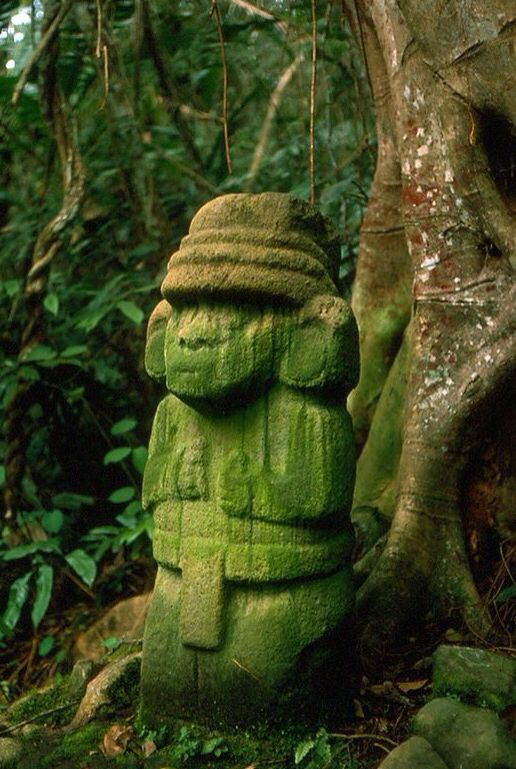
#> input picture images/1.jpg, 516 x 769 px; its folder holds only this picture in this run
$ python orbpro.py
#> lines starting #> are read from the running program, lines starting #| are printed output that depends on the picture
import numpy as np
import cv2
import cv2 as cv
import matplotlib.pyplot as plt
from skimage import io,filters
import base64
import glob
import os
import shutil
import errno
import shutil

cv_img = []
img_sele=[]

def retornaImagenes():
#variables globales


#leyendo imagenes de la base de datos
    for img in glob.glob("images/*.jpg"):
        n= cv2.imread(img)
#> n is the input picture: shape (769, 516, 3); mean B, G, R 31, 70.4, 62.1
        cv_img.append(n)


#realizando procesamiento

    #leyendo imagen recibida del front metodo post

    img1 = cv.imread('imagenRecibida.jpg')          # queryImage
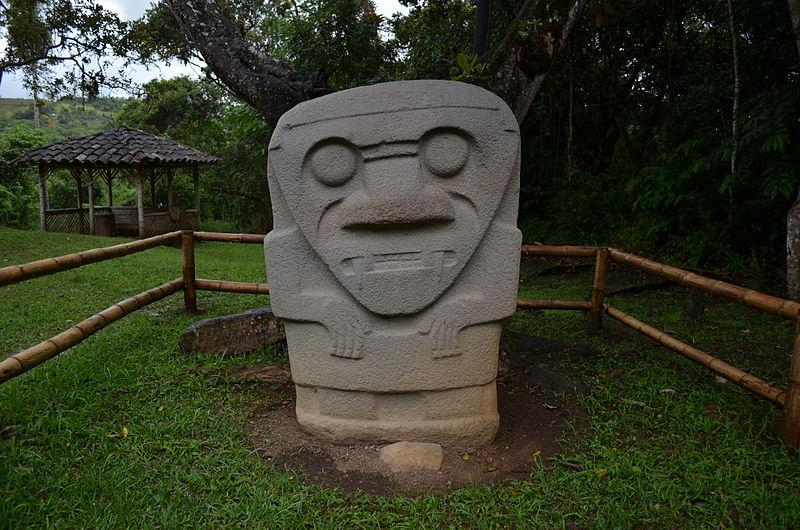
#> input picture imagenRecibida.jpg, 800 x 530 px
#> img1 is the input picture: shape (530, 800, 3); mean B, G, R 40.9, 58.8, 55

    # inicializando detector SIFT
    sift = cv.SIFT_create()

    # aplicando filtros a las imagenes para un mejor procesado
    imag18bit = cv2.normalize(img1, None, 0, 255, cv2.NORM_MINMAX).astype('uint8')
    img1=cv2.cvtColor(imag18bit,cv2.COLOR_BGR2GRAY)
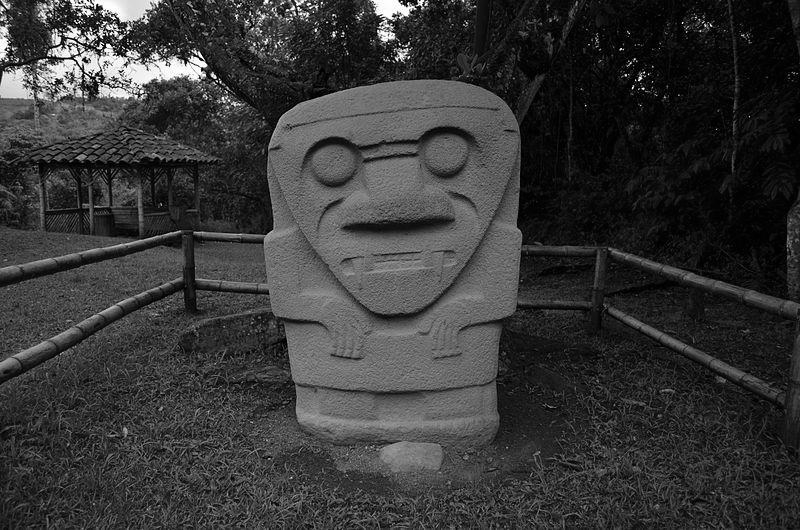
#> img1: shape (530, 800); min 0, max 255, mean 55.6
    median = filters.median(img1)
    #encontrando puntos de interes con SIFT
    kp1, des1 = sift.detectAndCompute(median,None)
#> kp1 = 2998 keypoints; strongest (x, y, size): (85, 60, 3.5), (201, 59, 1.9), (72, 58, 3.3), (213, 76, 3.3)

    banderax= False
    bandera=17
    if os.path.exists('Cbir-Front-SanAgustin/src/assets/seleccion'):
        shutil.rmtree('Cbir-Front-SanAgustin/src/assets/seleccion')

    os.mkdir('Cbir-Front-SanAgustin/src/assets/seleccion')
    for im in cv_img:
        #normalizando imagenes a 8bits
        image8bit = cv2.normalize(im, None, 0, 255, cv2.NORM_MINMAX).astype('uint8')
        img2=cv2.cvtColor(image8bit,cv2.COLOR_BGR2GRAY)
        median2 = filters.median(img2)
        kp2, des2 = sift.detectAndCompute(median2,None)
        # BFMatcher con parametros por defecto entre dos imagenes
        bf = cv.BFMatcher()
        matches = bf.knnMatch(des1,des2,k=2)
        # aplicadon medidas de distancia
        good = []
        for m,n in matches:
            if m.distance < 0.60*n.distance:
                good.append([m])

        #codificando y guardando las seleccionadas
        if(len(good)>15):
            #plt.imshow(im), plt.show()
            #image_64_encode = base64.b64encode(im)
            cv2.imwrite('Cbir-Front-SanAgustin/src/assets/seleccion/'+str(bandera)+'.png',im)
            bandera+=1
#> this loop made 1 pass
#> matches on pass 1: 2998 matches
#> pass 1, in retornaImagenes, `img2=cv2.cvtColor(image8bit,cv2.COLOR_BGR2GRAY)`:
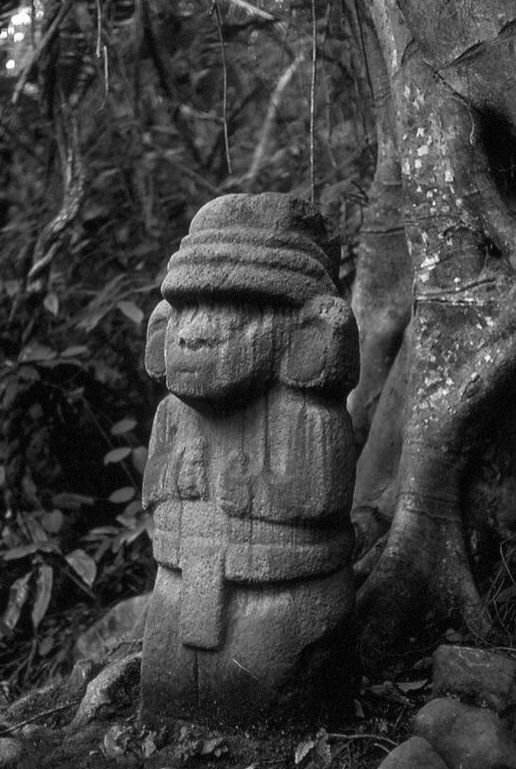
#> img2: shape (769, 516); min 0, max 255, mean 63.4
#> after the loop, bandera = 17

            #img_sele.append(image_64_encode)
    aux=[]
    if os.path.exists('Cbir-Front-SanAgustin/src/assets/seleccion'):
        aux=os.listdir('Cbir-Front-SanAgustin/src/assets/seleccion/')

    return aux

array=retornaImagenes()
